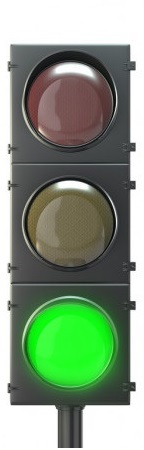
#> input picture img/traffic_lights_green.jpg, 144 x 450 px; its folder holds 3 pictures in this run
$ python main.py
#> lines starting #> are read from the running program, lines starting #| are printed output that depends on the picture
import cv2 as cv
import numpy as np

name = ["green", "red", "yellow"]
path = "img//traffic_lights_"

#[x,y,[b,g,r]]

for filename in name:
    img = cv.imread(path + str(filename) + ".jpg")
#> img is the input picture: shape (450, 144, 3); mean B, G, R 129, 152.8, 133.4

    cv.rectangle(img, (20, 50), (120, 150), [0, 0, 255], thickness=1)
    cv.rectangle(img, (20, 175), (120, 275), [0, 255, 255], thickness=1)
    cv.rectangle(img, (20, 290), (120, 390), [0, 255, 0], thickness=1)
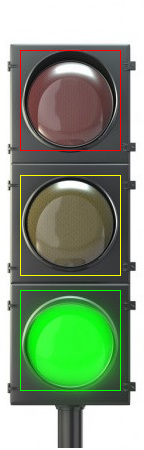
#> img: shape (450, 144, 3); mean B, G, R 127.7, 154.5, 135.3
    #cv.imshow("img " + str(filename), img)

    #bgr
    hsv = cv.cvtColor(img, cv.COLOR_BGR2HSV)
#> hsv: shape (450, 144, 3); mean H, S, V 45.9, 49.7, 159.6
    v = hsv[:, :, 2]
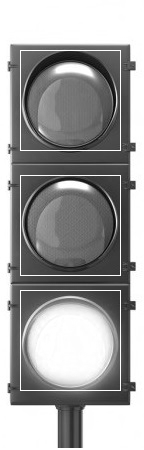
#> v: shape (450, 144); min 1, max 255, mean 159.6
    cv.imshow("hsv_" + str(filename), v)

    #столбцы, строки
    red_sum = np.sum(v[50:150, 20:120])
#> red_sum = 1061668
    yellow_sum = np.sum(v[175:275, 20:120])
#> yellow_sum = 996705
    green_sum = np.sum(v[290:390, 20:120])
#> green_sum = 1875660

    print(str(red_sum) + " | " + str(yellow_sum) + " | " + str(green_sum))
#| 1061668 | 996705 | 1875660

    if red_sum > yellow_sum and red_sum > green_sum:
        print("Red")
    elif yellow_sum > red_sum and yellow_sum > green_sum:
        print("Yellow")
    elif green_sum > red_sum and green_sum > yellow_sum:
        print("Green")
    else:
        print("Error!")

    cv.imshow(str(filename) + str("_img"), img)
#> pass 2 of the loop `for filename in name:`:
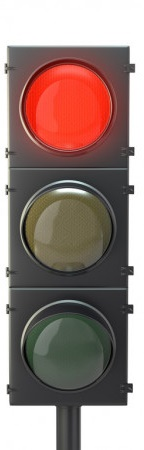
#> input picture img/traffic_lights_red.jpg, 144 x 450 px
#> img is the input picture: shape (450, 144, 3); mean B, G, R 125.1, 130.6, 150.7
#> `cv.rectangle(img, (20, 290), (120, 390), [0, 255, 0], thickness=1)`:
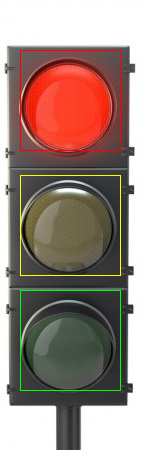
#> img: shape (450, 144, 3); mean B, G, R 123.9, 132.5, 152.4
#> hsv: shape (450, 144, 3); mean H, S, V 37.8, 47, 155.6
#> `v = hsv[:, :, 2]`:
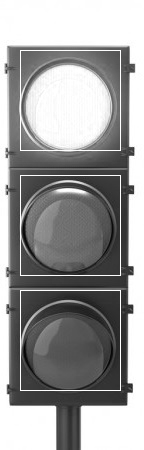
#> v: shape (450, 144); min 1, max 255, mean 155.6
#> red_sum = 1952688
#> yellow_sum = 971774
#> green_sum = 762724
#| 1952688 | 971774 | 762724
#> pass 3 of the loop `for filename in name:`:
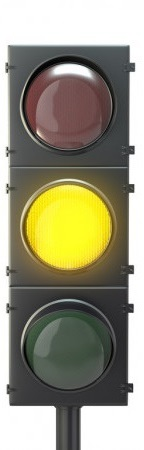
#> input picture img/traffic_lights_yellow.jpg, 144 x 450 px
#> img is the input picture: shape (450, 144, 3); mean B, G, R 126.2, 148.5, 151.8
#> `cv.rectangle(img, (20, 290), (120, 390), [0, 255, 0], thickness=1)`:
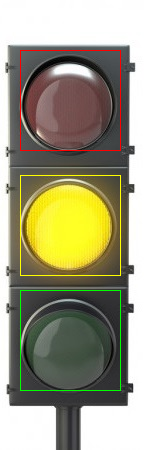
#> img: shape (450, 144, 3); mean B, G, R 124.9, 150.3, 153.5
#> hsv: shape (450, 144, 3); mean H, S, V 37.2, 48.5, 157
#> `v = hsv[:, :, 2]`:
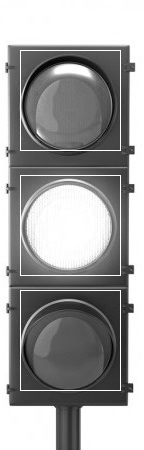
#> v: shape (450, 144); min 1, max 255, mean 157
#> red_sum = 1050708
#> yellow_sum = 1946145
#> green_sum = 778728
#| 1050708 | 1946145 | 778728

cv.waitKey(0)
cv.destroyAllWindows()
